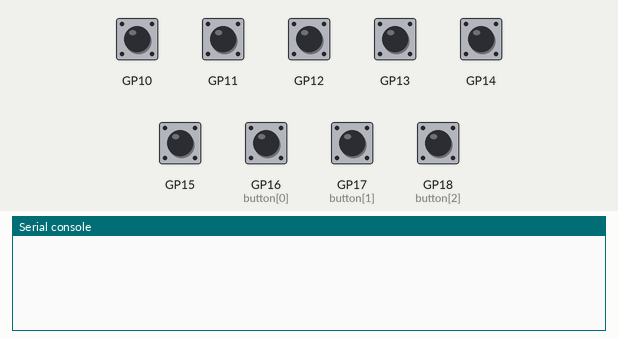
Simulated run of this program. Board: Raspberry Pi Pico running CircuitPython. On the bench: the last lines printed to the serial console. The test bench sets the inputs (shaded band); at power-on: GP10–15 HIGH, GP16 (button[0]), GP17 (button[1]), GP18 (button[2]) LOW.

Above: at 1.2 s.
1.3 s: GP11 pulled LOW for 0.15 s
At 2.0 s:
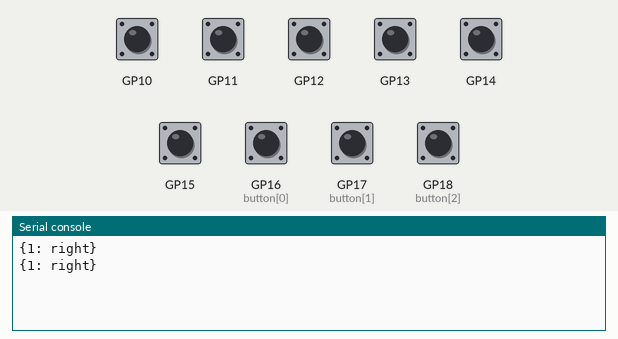
2.9 s: GP16 (button[0]) pulled HIGH for 0.15 s
At 3.7 s:
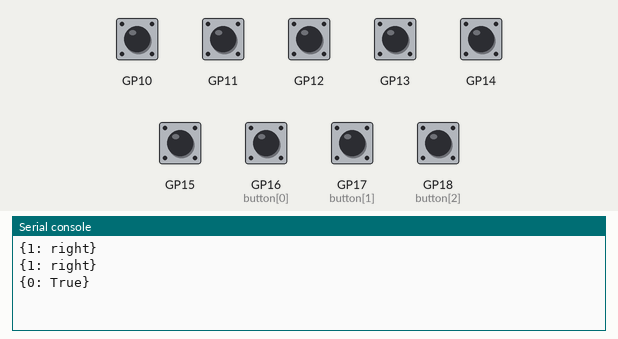
4.5 s: GP16 (button[0]) pulled HIGH for 1 s
At 5.2 s:
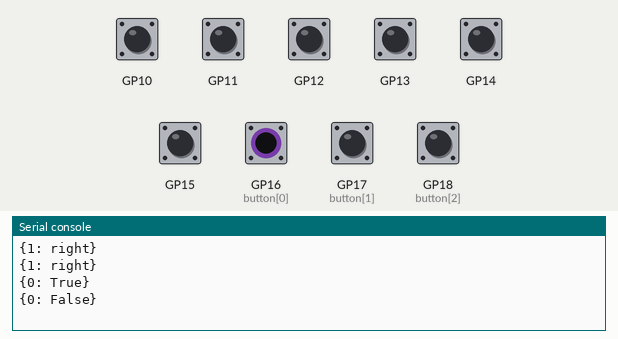
7.0 s: GP13 pulled LOW for 0.15 s
At 8.3 s:
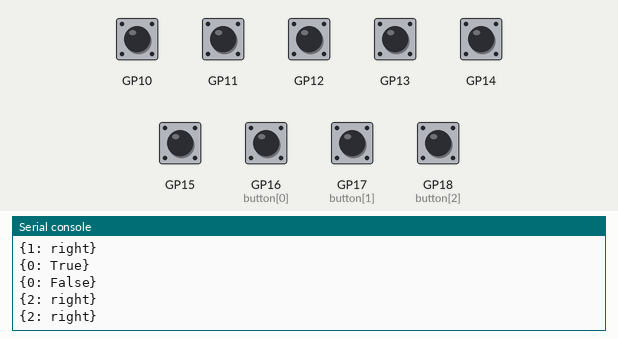
8.6 s: GP15 pulled LOW for 0.15 s
At 9.8 s:
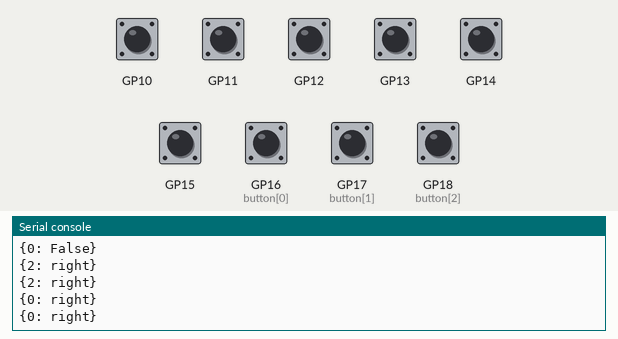
10.2 s: GP17 (button[1]) pulled HIGH for 0.15 s
At 10.6 s:
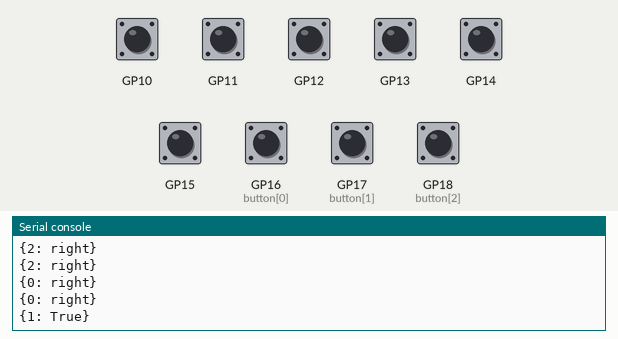
Timing chart, 0 to 12.8 s (numbered marks = the images above; inputs shaded):
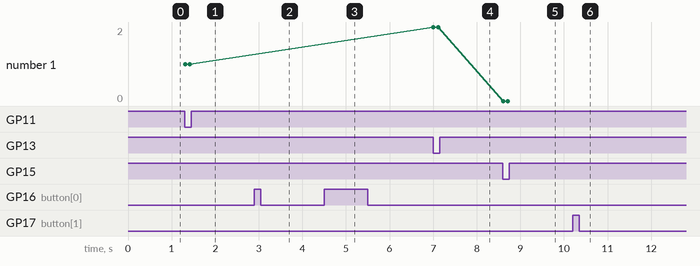

Measured:
- after the input at 1.3 s, the serial console: prints a new line at once (image 1)
- after the input at 2.9 s, the serial console: prints a new line at once (image 2)
- after the input at 4.5 s, the serial console: prints a new line at once (image 3)
- after the input at 7.0 s, the serial console: prints a new line at once (image 4)
- after the input at 8.6 s, the serial console: prints a new line at once (image 5)
- after the input at 10.2 s, the serial console: prints a new line at once (image 6)
- plotted number 1: 1 → 2 after the input at 7.0 s, 2 → 0 after the input at 8.6 s

The program:

encoder.py
```python
import board
import time
import digitalio

class Encoder:
    def __init__(self, stepPin, dirPin, button, encoder_id):
        self.stepPin = stepPin
        self.dirPin = dirPin
        self.button = button
        self.id = encoder_id
        self.prevVal = stepPin.value
        self.toggle_value = False
        self.pressed = False

    def update(self):
        if self.button.value == 1 and not self.pressed:
            self.toggle_value = not self.toggle_value
            self.pressed = True
            print(f"{{{self.id}: {self.toggle_value}}}")

        elif self.button.value == 0:
            self.pressed = False

        if self.prevVal != self.stepPin.value:
            if self.stepPin.value == False:
                if self.dirPin.value == False:
                    print(f"{{{self.id}: left}}")
                else:
                    print(f"{{{self.id}: right}}")
            self.preVal = self.stepPin.value

            time.sleep(.1)

def setup_pin(pin_number, pull=digitalio.Pull.UP):
    pin = digitalio.DigitalInOut(pin_number)
    pin.direction = digitalio.Direction.INPUT
    pin.pull = pull
    return pin

button_pins = [board.GP16, board.GP17, board.GP18]
dir_pins = [board.GP14, board.GP10, board.GP12]
step_pins = [board.GP15, board.GP11, board.GP13]

encoders = []
for i in range(3):
    button = digitalio.DigitalInOut(button_pins[i])
    button.switch_to_input(pull=digitalio.Pull.DOWN)
    dir_pin = setup_pin(dir_pins[i])
    step_pin = setup_pin(step_pins[i])
    encoder = Encoder(step_pin, dir_pin, button, encoder_id=i)
    encoders.append(encoder)


while True:
    for encoder in encoders:
        encoder.update()

    time.sleep(0.01)
```
